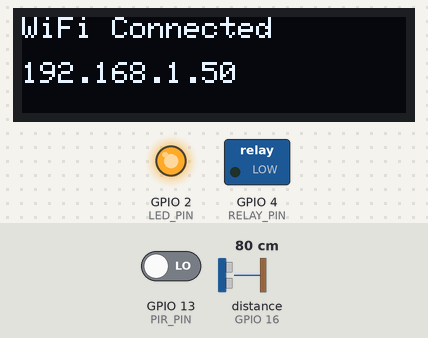
Simulated run of this sketch. Board: ESP32. Parts: 128×32 one-colour display, switched loads named in the sketch (green lamp = pin HIGH), output pins drawn as LEDs (lit = HIGH). Wiring (inferred from the names in the program): ultrasonic range finder: trigger GPIO 17; echo GPIO 16. The test bench sets the inputs (shaded band); at power-on: GPIO 13 (PIR_PIN) LOW, distance to the obstacle (sensor on GPIO 16) 80 cm. The echo pulse lasts 58.3 µs per cm; WiFi joins after 1.5 s; servers stay silent unless stated; uploads are accepted with an empty reply; pins used as bus, display or sensor lines are not drawn; what the sketch prints to the serial monitor is not drawn.

Above: at 1.6 s.
At 5.7 s:
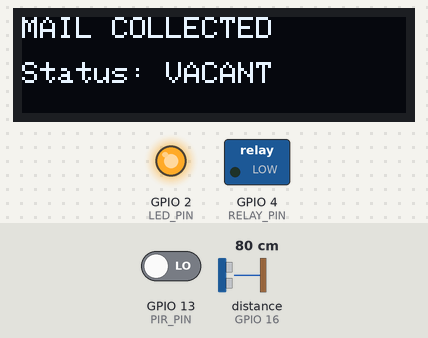
5.8 s: GPIO 13 (PIR_PIN) driven HIGH
8.6 s: distance to the obstacle (sensor on GPIO 16) set to 19 cm
11.6 s: distance to the obstacle (sensor on GPIO 16) set to 15 cm
At 15.4 s:
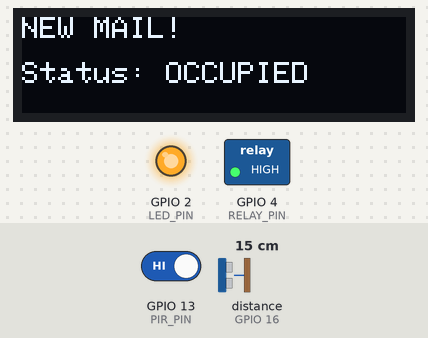
17.6 s: distance to the obstacle (sensor on GPIO 16) set to 25 cm
20.4 s: distance to the obstacle (sensor on GPIO 16) set to 31 cm
At 25.2 s:
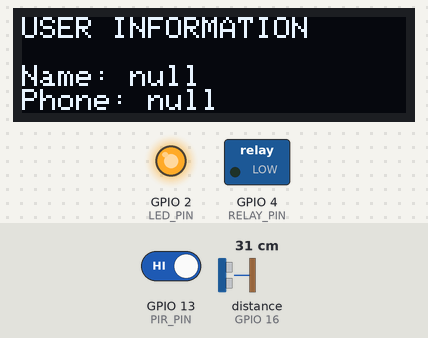
Timing chart, 0 to 26.7 s (numbered marks = the images above; inputs shaded):
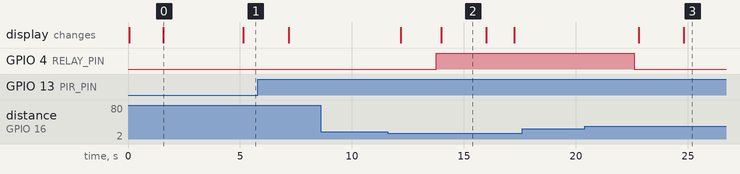

The sketch:

fully_integrated_system.ino
```cpp
#include <WiFi.h>
#include <HTTPClient.h>
#include <ArduinoJson.h>
#include <Wire.h>
#include <Adafruit_GFX.h>
#include <Adafruit_SSD1306.h>

// ============== CONSTANTS & CONFIGURATION ==============
// OLED Configuration
#define SCREEN_WIDTH 128
#define SCREEN_HEIGHT 32
Adafruit_SSD1306 display(SCREEN_WIDTH, SCREEN_HEIGHT, &Wire, -1);

// WiFi Credentials
const char* SSID = "Bullet Chicken";
const char* PASSWORD = "vagabond";
const int BOX_ID = 1;

// Pin Definitions
const int PIR_PIN = 13;          // PIR motion sensor
const int TRIG_PIN = 17;         // Ultrasonic trigger
const int ECHO_PIN = 16;         // Ultrasonic echo
const int RELAY_PIN = 4;         // Relay IN pin
const int LED_PIN = 2;           // Built-in LED

// Sensor Parameters
const float EMPTY_BOX_DISTANCE = 30.0;       // Manually set empty distance (cm)
const float DELIVERY_THRESHOLD = 13.0;       // Distance change for delivery (cm)
const float STATUS_CHANGE_THRESHOLD = 15.0;  // Threshold for status changes (cm)
const float ERROR_MARGIN = 2.0;              // Buffer to prevent false triggers (cm)
const unsigned long DELIVERY_COOLDOWN = 5000; // Minimum time between deliveries (ms)

// PIR Sensitivity Control
const unsigned long PIR_DEBOUNCE_TIME = 1000;  // 1 second debounce period
const int PIR_REQUIRED_TRIGGERS = 3;           // Number of consecutive triggers needed
const unsigned long PIR_RESET_TIME = 3000;     // Reset trigger count after this time

// Timing Intervals
const unsigned long STATUS_CHECK_INTERVAL = 5000;
const unsigned long DISPLAY_INTERVAL = 5000;
const unsigned long DATA_REFRESH_INTERVAL = 10000;

// ============== GLOBAL VARIABLES ==============
// Status Tracking
unsigned long lastDeliveryTime = 0;
unsigned long lastStatusCheck = 0;
unsigned long lastDisplayChange = 0;
bool lastOccupiedState = false;
bool forceStatusUpdate = true;

// PIR Control Variables
unsigned long lastPIRTrigger = 0;
int pirTriggerCount = 0;
unsigned long lastPIRReset = 0;

// Display Management
int displayScreen = 0;
String boxLocation = "Loading...";
String boxStatus = "VACANT";
String userName = "Unknown";
String userPhoneNum = "Unknown";

// ============== CORE FUNCTIONS ==============
void setup() {
  initializeSerial();
  initializeDisplay();
  initializePins();
  connectToWiFi();
  fetchBoxData();
}

void loop() {
  maintainNetworkConnection();
  checkPIR();
  updateDisplay();
  refreshDataPeriodically();
  delay(100); // Reduced delay for better PIR responsiveness
}

// ============== INITIALIZATION FUNCTIONS ==============
void initializeSerial() {
  Serial.begin(115200);
  Serial.println("\nSystem Initializing...");
}

void initializeDisplay() {
  if(!display.begin(SSD1306_SWITCHCAPVCC, 0x3C)) {
    Serial.println("OLED initialization failed");
    while(1);
  }
  display.setTextSize(1);
  display.setTextColor(WHITE);
  display.clearDisplay();
  display.display();
}

void initializePins() {
  pinMode(PIR_PIN, INPUT);
  pinMode(TRIG_PIN, OUTPUT);
  pinMode(ECHO_PIN, INPUT);
  pinMode(RELAY_PIN, OUTPUT);
  pinMode(LED_PIN, OUTPUT);

  digitalWrite(RELAY_PIN, LOW); // Relay OFF initially
  digitalWrite(LED_PIN, LOW);
}

// ============== NETWORK FUNCTIONS ==============
void connectToWiFi() {
  WiFi.begin(SSID, PASSWORD);
  showTemporaryMessage("Connecting to", "WiFi...");

  int attempts = 0;
  while(WiFi.status() != WL_CONNECTED && attempts < 20) {
    delay(500);
    attempts++;
  }

  if(WiFi.status() == WL_CONNECTED) {
    showTemporaryMessage("WiFi Connected", WiFi.localIP().toString());
    forceStatusUpdate = true;
    digitalWrite(LED_PIN, HIGH);
  } else {
    showTemporaryMessage("WiFi Connection", "Failed");
  }
  delay(2000);
}

void reconnectWiFi() {
  static unsigned long lastAttempt = 0;
  if(millis() - lastAttempt > 10000) {
    connectToWiFi();
    lastAttempt = millis();
  }
}

void maintainNetworkConnection() {
  if(WiFi.status() != WL_CONNECTED) {
    digitalWrite(LED_PIN, LOW);
    reconnectWiFi();
  } else {
    digitalWrite(LED_PIN, HIGH);
  }
}

// ============== PIR SENSOR FUNCTIONS ==============
void checkPIR() {
  // Reset trigger count if too much time has passed
  if(millis() - lastPIRReset > PIR_RESET_TIME) {
    pirTriggerCount = 0;
    lastPIRReset = millis();
  }

  if(digitalRead(PIR_PIN) == HIGH) {
    handlePIRTrigger();
  } else if(forceStatusUpdate) {
    handleMotionDetection();
    forceStatusUpdate = false;
  }
}

void handlePIRTrigger() {
  unsigned long currentTime = millis();

  // Ignore triggers that are too close together
  if(currentTime - lastPIRTrigger > PIR_DEBOUNCE_TIME) {
    pirTriggerCount++;
    lastPIRTrigger = currentTime;
    lastPIRReset = currentTime;

    Serial.print("PIR Trigger #");
    Serial.println(pirTriggerCount);

    if(pirTriggerCount >= PIR_REQUIRED_TRIGGERS) {
      pirTriggerCount = 0;
      handleMotionDetection();
    }
  }
}

// ============== MAILBOX STATUS FUNCTIONS ==============
void handleMotionDetection() {
  Serial.println("PIR Triggered - Checking for mail...");
  delay(1000); // Wait for mail to settle

  float currentDist = getDistance();
  logDistanceReading(currentDist);

  if(isNewDelivery(currentDist)) {
    handleMailEvent(true); // Mail delivered
  }
  else if(isMailCollected(currentDist)) {
    handleMailEvent(false); // Mail collected
  }
}

void logDistanceReading(float distance) {
  Serial.print("Post-delivery distance: ");
  Serial.print(distance);
  Serial.print("cm (Empty: ");
  Serial.print(EMPTY_BOX_DISTANCE);
  Serial.println("cm)");
}

bool isNewDelivery(float currentDistance) {
  return (currentDistance < (EMPTY_BOX_DISTANCE - DELIVERY_THRESHOLD)) &&
         (millis() - lastDeliveryTime > DELIVERY_COOLDOWN);
}

bool isMailCollected(float currentDistance) {
  return currentDistance >= (EMPTY_BOX_DISTANCE - ERROR_MARGIN);
}

void handleMailEvent(bool delivered) {
  if(delivered) {
    lastDeliveryTime = millis();
    Serial.println("Status changed: OCCUPIED (New Delivery)");
    updateSystemState("OCCUPIED", "NEW MAIL!", "Status: OCCUPIED");
  } else {
    Serial.println("Status changed: VACANT (Mail Collected)");
    updateSystemState("VACANT", "MAIL COLLECTED", "Status: VACANT");
  }
  delay(2000); // Display message for 2 seconds
}

void updateSystemState(String status, String messageLine1, String messageLine2) {
  lockMailbox(status == "OCCUPIED");
  updateStatus(status);
  showTemporaryMessage(messageLine1, messageLine2);
}

// ============== SENSOR FUNCTIONS ==============
float getDistance() {
  const int NUM_READINGS = 3;
  float sum = 0;

  for(int i = 0; i < NUM_READINGS; i++) {
    sum += getSingleDistanceReading();
    delay(50);
  }
  return sum / NUM_READINGS;
}

float getSingleDistanceReading() {
  digitalWrite(TRIG_PIN, LOW);
  delayMicroseconds(2);
  digitalWrite(TRIG_PIN, HIGH);
  delayMicroseconds(10);
  digitalWrite(TRIG_PIN, LOW);

  long duration = pulseIn(ECHO_PIN, HIGH, 30000);
  return (duration == 0) ? EMPTY_BOX_DISTANCE : (duration * 0.034 / 2);
}

void lockMailbox(bool lock) {
  digitalWrite(RELAY_PIN, lock ? HIGH : LOW);
  Serial.println(lock ? "Mailbox LOCKED - Mail inside!" : "Mailbox UNLOCKED - Empty");
}

// ============== DISPLAY FUNCTIONS ==============
void updateDisplay() {
  if(millis() - lastDisplayChange > DISPLAY_INTERVAL) {
    displayScreen = (displayScreen + 1) % 3;
    lastDisplayChange = millis();
  }

  display.clearDisplay();
  display.setCursor(0, 0);

  switch(displayScreen) {
    case 0: displayBoxInfo(); break;
    case 1: displayUserInfo(); break;
    case 2: displaySystemStatus(); break;
  }
  display.display();
}

void displayBoxInfo() {
  display.println("BOX INFORMATION");
  display.print("\nID: "); display.println(BOX_ID);
  display.print("Status: "); display.println(boxStatus);
  display.print("Location: "); display.println(userPhoneNum.substring(0, 10));

}

void displayUserInfo() {
  display.println("USER INFORMATION");
  display.print("\nName: "); display.println(userName.substring(0, 10));
  display.print("Phone: "); display.println(userPhoneNum.substring(0, 10));
}

void displaySystemStatus() {
  display.println("SYSTEM STATUS");
  display.print("\nWiFi: ");
  display.println(WiFi.status() == WL_CONNECTED ? "Connected" : "Offline");
  display.print("Lock: ");
  display.println(digitalRead(RELAY_PIN) ? "Engaged" : "Released");
}

void showTemporaryMessage(String line1, String line2) {
  display.clearDisplay();
  display.setCursor(0, 0);
  display.println(line1);
  display.setCursor(0, 15);
  display.println(line2);
  display.display();
}

// ============== DATA MANAGEMENT FUNCTIONS ==============
void refreshDataPeriodically() {
  if(millis() - lastDisplayChange > DATA_REFRESH_INTERVAL) {
    fetchBoxData();
  }
}

void fetchBoxData() {
  if(WiFi.status() != WL_CONNECTED) return;

  HTTPClient http;
  String url = "https://humancc.site/irdinabalqis/mailbox_notification_system/arduino_php/get_box_data.php?box_id=" + String(BOX_ID);

  http.begin(url);
  if(http.GET() == HTTP_CODE_OK) {
    parseResponse(http.getString());
  }
  http.end();
}

void parseResponse(String payload) {
  DynamicJsonDocument doc(768);
  deserializeJson(doc, payload);

  boxLocation = doc["location"].as<String>();
  boxStatus = doc["status"].as<String>();
  userName = doc["user"]["name"].as<String>();
  userPhoneNum = doc["user"]["phone"].as<String>();
  String lockStatus = doc["lock"].as<String>();
  digitalWrite(RELAY_PIN, lockStatus == "LOCKED" ? HIGH : LOW);

  bool serverOccupied = (boxStatus == "OCCUPIED");
  if(serverOccupied != lastOccupiedState) {
    lastOccupiedState = serverOccupied;
    lockMailbox(serverOccupied);
  }
}

void updateStatus(String status) {
  if(WiFi.status() != WL_CONNECTED) {
    Serial.println("Cannot update status - WiFi disconnected");
    return;
  }

  HTTPClient http;
  String url = "https://humancc.site/irdinabalqis/mailbox_notification_system/arduino_php/update_status.php?box_id=" + String(BOX_ID) + "&box_status=" + status;

  http.begin(url);
  int httpCode = http.GET();

  if(httpCode == HTTP_CODE_OK) {
    Serial.print("Status updated to: ");
    Serial.println(status);
    boxStatus = status;
  } else {
    Serial.print("Status update failed: ");
    Serial.println(httpCode);
  }
  http.end();
}
```

Measured:
- the behaviour switches between 18 and 17 cm on distance to the obstacle (sensor on GPIO 16) (found by bisection; images 1 and 2)
- the behaviour switches between 28 and 29 cm on distance to the obstacle (sensor on GPIO 16) (found by bisection; images 2 and 3)
- after the input at 8.6 s, every drawn part: stays the same
- after the input at 11.6 s, GPIO 4 (RELAY_PIN): LOW → HIGH after 2.2 s; the display: first differs from a run without the input after 2.4 s (image 2)
- after the input at 17.6 s, every drawn part: stays the same
- after the input at 20.4 s, GPIO 4 (RELAY_PIN): HIGH → LOW after 2.2 s; the display: first changes after 2.4 s (image 3 shows a later state)
- what the display in image 0 shows lasts 3.6 s, from 1.6 s to 5.2 s
- what the display in image 2 shows lasts 2.0 s, from 14.0 s to 16.0 s
